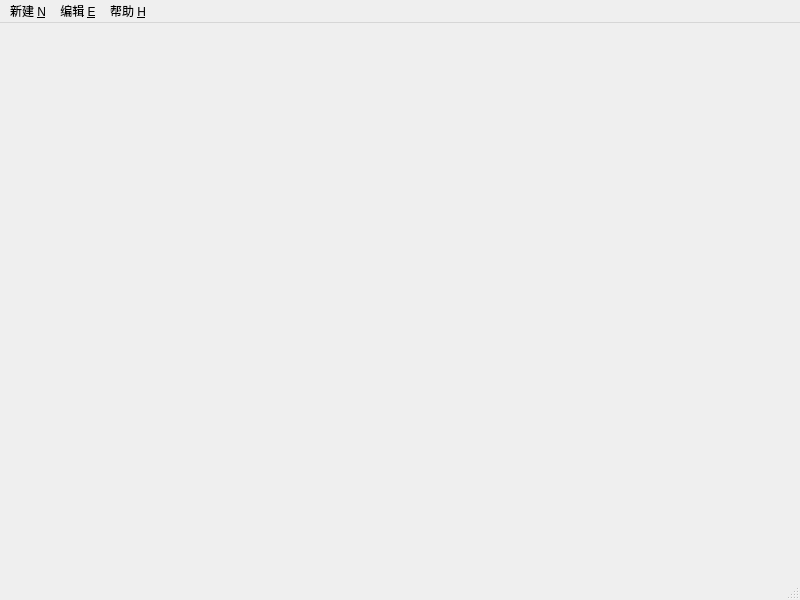
<?xml version="1.0" encoding="UTF-8"?>
<ui version="4.0">
 <class>MainWindow</class>
 <widget class="QMainWindow" name="MainWindow">
  <property name="geometry">
   <rect>
    <x>0</x>
    <y>0</y>
    <width>800</width>
    <height>600</height>
   </rect>
  </property>
  <property name="windowTitle">
   <string>ImgPkr</string>
  </property>
  <widget class="QWidget" name="centralwidget"/>
  <widget class="QMenuBar" name="menubar">
   <property name="geometry">
    <rect>
     <x>0</x>
     <y>0</y>
     <width>800</width>
     <height>25</height>
    </rect>
   </property>
   <widget class="QMenu" name="menuNew">
    <property name="title">
     <string>新建 &amp;N</string>
    </property>
    <addaction name="actPack"/>
    <addaction name="actUnpack"/>
    <addaction name="actSave"/>
    <addaction name="actExit"/>
   </widget>
   <widget class="QMenu" name="menuEdit">
    <property name="title">
     <string>编辑 &amp;E</string>
    </property>
    <addaction name="actDelete"/>
   </widget>
   <widget class="QMenu" name="menuHelp">
    <property name="title">
     <string>帮助 &amp;H</string>
    </property>
    <addaction name="actHelp"/>
    <addaction name="actVersion"/>
   </widget>
   <addaction name="menuNew"/>
   <addaction name="menuEdit"/>
   <addaction name="menuHelp"/>
  </widget>
  <widget class="QStatusBar" name="statusbar"/>
  <action name="actUnpack">
   <property name="text">
    <string>解包</string>
   </property>
   <property name="shortcut">
    <string>Ctrl+U</string>
   </property>
  </action>
  <action name="actSave">
   <property name="text">
    <string>保存</string>
   </property>
   <property name="shortcut">
    <string>Ctrl+S</string>
   </property>
  </action>
  <action name="actExit">
   <property name="text">
    <string>退出</string>
   </property>
   <property name="shortcut">
    <string>Ctrl+Q</string>
   </property>
  </action>
  <action name="actDelete">
   <property name="text">
    <string>删除</string>
   </property>
   <property name="shortcut">
    <string>Ctrl+D</string>
   </property>
  </action>
  <action name="actHelp">
   <property name="text">
    <string>使用说明</string>
   </property>
   <property name="shortcut">
    <string>Ctrl+H</string>
   </property>
  </action>
  <action name="actVersion">
   <property name="text">
    <string>版本信息</string>
   </property>
   <property name="shortcut">
    <string>Ctrl+V</string>
   </property>
  </action>
  <action name="actPack">
   <property name="text">
    <string>打包</string>
   </property>
   <property name="shortcut">
    <string>Ctrl+P</string>
   </property>
  </action>
 </widget>
 <resources/>
 <connections/>
</ui>
